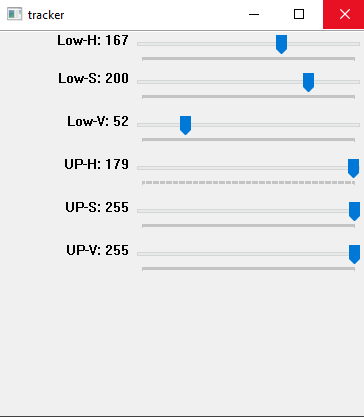
#> input picture PROJECTS/006_red color detection_opencv/perfect red hsv.png, 364 x 417 px, given in place of the camera
$ python opencv_features_hsv_color.py
#> lines starting #> are read from the running program, lines starting #| are printed output that depends on the picture; after the words box and inside, x2 and y2 are one past the last pixel; in counts of white or black regions, pixels touching at a corner belong together


import cv2
from matplotlib import pyplot as plt
import numpy as np

def nothing():
    pass

cv2.namedWindow("tracker",cv2.WINDOW_NORMAL)

#bu ekrana cıkartıyor cv2.imshow() ile aynı işi görüyor
#cv2.namedWindow("cam",cv2.WINDOW_NORMAL)
#cv2.namedWindow("mask",cv2.WINDOW_NORMAL)
#cv2.namedWindow("mask1",cv2.WINDOW_NORMAL)

cv2.createTrackbar("Low-H","tracker" ,0,255,nothing )
#> slider 'Low-H' is set to 51
cv2.createTrackbar("Low-S","tracker" ,0,255,nothing )
#> slider 'Low-S' is set to 51
cv2.createTrackbar("Low-V","tracker" ,0,255,nothing )
#> slider 'Low-V' is set to 51
cv2.createTrackbar("UP-H","tracker" ,0,255,nothing )
#> slider 'UP-H' is set to 255
cv2.createTrackbar("UP-S","tracker" ,0,255,nothing )
#> slider 'UP-S' is set to 255
cv2.createTrackbar("UP-V","tracker" ,0,255,nothing )
#> slider 'UP-V' is set to 255

cam=cv2.VideoCapture(0)


while True:

    ret,frame=cam.read()
#> frame is the input picture: shape (417, 364, 3); mean B, G, R 234.6, 233.8, 234.5
    frame=cv2.resize(frame,(250,250))
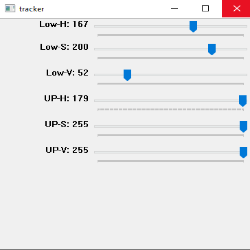
#> frame: shape (250, 250, 3); mean B, G, R 234.5, 233.7, 234.4
    blurred_frame=cv2.GaussianBlur(frame,(5,5),0)
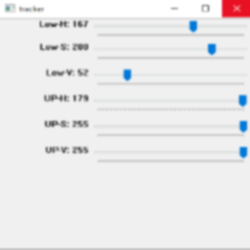
#> blurred_frame: shape (250, 250, 3); mean B, G, R 234.6, 233.8, 234.5
    if not ret:
        print("no camera connection")
        break

    hsv = cv2.cvtColor(blurred_frame,cv2.COLOR_BGR2HSV)
#> hsv: shape (250, 250, 3); mean H, S, V 8.3, 3.7, 236.1

    l_h=cv2.getTrackbarPos("Low-H","tracker")
    l_s=cv2.getTrackbarPos("Low-S","tracker")
    l_v=cv2.getTrackbarPos("Low-V","tracker")
    u_h=cv2.getTrackbarPos("UP-H","tracker")
    u_s=cv2.getTrackbarPos("UP-S","tracker")
    u_v=cv2.getTrackbarPos("UP-V","tracker")

    color_low = np.array( [ l_h , l_s , l_v ] )
    color_high = np.array( [ u_h , u_s , u_v ] )
    mask=cv2.inRange(hsv,color_low,color_high)
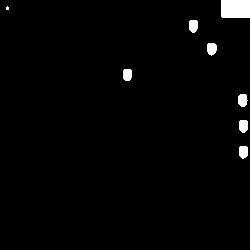
#> mask: shape (250, 250); 1.8% white; 8 white regions (1 under 20 px), largest, box (x1, y1, x2, y2) and area: (221, 0, 250, 18) 521, (207, 43, 217, 56) 106, (238, 94, 248, 107) 105
    mask1=cv2.bitwise_and(frame,frame,mask=mask)

    kernel=np.ones((5,5),np.uint8)

    erosion=cv2.erode(mask,kernel)
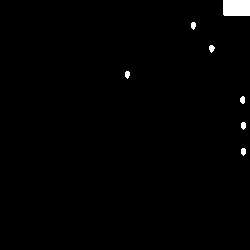
#> erosion: shape (250, 250); 1% white; 7 white regions, largest, box (x1, y1, x2, y2) and area: (223, 0, 250, 16) 431, (209, 45, 215, 53) 33, (240, 96, 245, 104) 32
    dilation=cv2.dilate(mask,kernel)
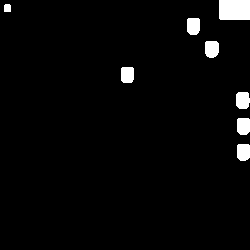
#> dilation: shape (250, 250); 3.1% white; 8 white regions, largest, box (x1, y1, x2, y2) and area: (219, 0, 250, 20) 619, (205, 41, 219, 58) 214, (236, 92, 250, 109) 213
    #morpholog=cv2.morphologyEx(mask,cv2.MORPH_GRADIENT,kernel) # MORPH_GRADIENT : border ciziyor
    morpholog=cv2.morphologyEx(mask,cv2.MORPH_OPEN,kernel) # MORPH_OPEN : iç dıs komple ciziyor
#> morpholog: shape (250, 250); 1.8% white; 7 white regions, largest, box (x1, y1, x2, y2) and area: (221, 0, 250, 18) 521, (207, 43, 217, 55) 105, (238, 94, 247, 106) 100
    md=cv2.morphologyEx(dilation,cv2.MORPH_OPEN,kernel) # MORPH_OPEN : iç dıs komple ciziyor

    cv2.imshow("cam",frame)
    cv2.imshow("color_range",mask)
    cv2.imshow("bitwise",mask1)
    cv2.imshow("erosion",erosion)
    cv2.imshow("dilation",dilation)
    cv2.imshow("morpholog",morpholog)
    cv2.imshow("morp+dilation",md)

    if cv2.waitKey(1) & 0xff==27:
#> (key Esc is pressed here)
        break

cam.release()
cv2.destroyAllWindows()
